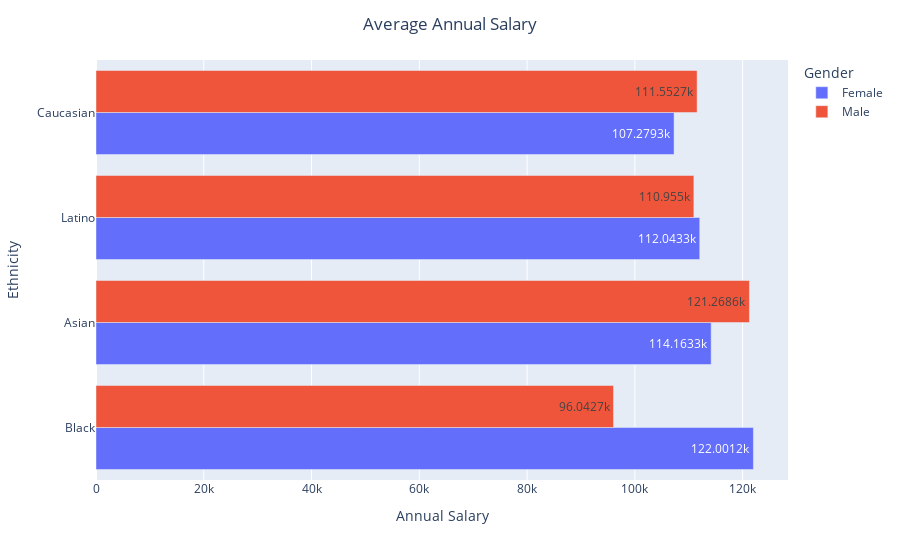

Here is the notebook cell this chart was saved with:
### Code cell
gf = (df
 .groupby(by=['Ethnicity','Gender'])[['Annual Salary']]
 .mean()
 .round(2)
 .reset_index()
 .sort_values(by='Annual Salary', ascending=False)
 )
fig = px.bar(gf,
             y=gf.Ethnicity,
             x='Annual Salary',
             color=gf.Gender,
             barmode='group',
             text_auto=True)

fig.update_layout(
             title='Average Annual Salary',
             title_x=.5,
             xaxis=dict(
                tickangle=0,
                showgrid=True)
            )

fig.show()

### Figure 1 — Plotly figure (JSON) as saved in the notebook; plotly's stock layout.template omitted (floating-point values rounded to 4 significant figures)
{"data": [{"alignmentgroup": "True", "hovertemplate": "Gender=Female<br>Annual Salary=%{x}<br>Ethnicity=%{y}<extra></extra>", "legendgroup": "Female", "marker": {"color": "#636efa", "pattern": {"shape": ""}}, "name": "Female", "offsetgroup": "Female", "orientation": "h", "showlegend": true, "textposition": "auto", "texttemplate": "%{x}", "type": "bar", "x": [122000.0, 114200.0, 112000.0, 107300.0], "xaxis": "x", "y": ["Black", "Asian", "Latino", "Caucasian"], "yaxis": "y"}, {"alignmentgroup": "True", "hovertemplate": "Gender=Male<br>Annual Salary=%{x}<br>Ethnicity=%{y}<extra></extra>", "legendgroup": "Male", "marker": {"color": "#EF553B", "pattern": {"shape": ""}}, "name": "Male", "offsetgroup": "Male", "orientation": "h", "showlegend": true, "textposition": "auto", "texttemplate": "%{x}", "type": "bar", "x": [121300.0, 111600.0, 111000.0, 96040.0], "xaxis": "x", "y": ["Asian", "Caucasian", "Latino", "Black"], "yaxis": "y"}], "layout": {"barmode": "group", "legend": {"title": {"text": "Gender"}, "tracegroupgap": 0}, "margin": {"t": 60}, "title": {"text": "Average Annual Salary", "x": 0.5}, "xaxis": {"anchor": "y", "domain": [0, 1], "showgrid": true, "tickangle": 0, "title": {"text": "Annual Salary"}}, "yaxis": {"anchor": "x", "domain": [0, 1], "title": {"text": "Ethnicity"}}}}
